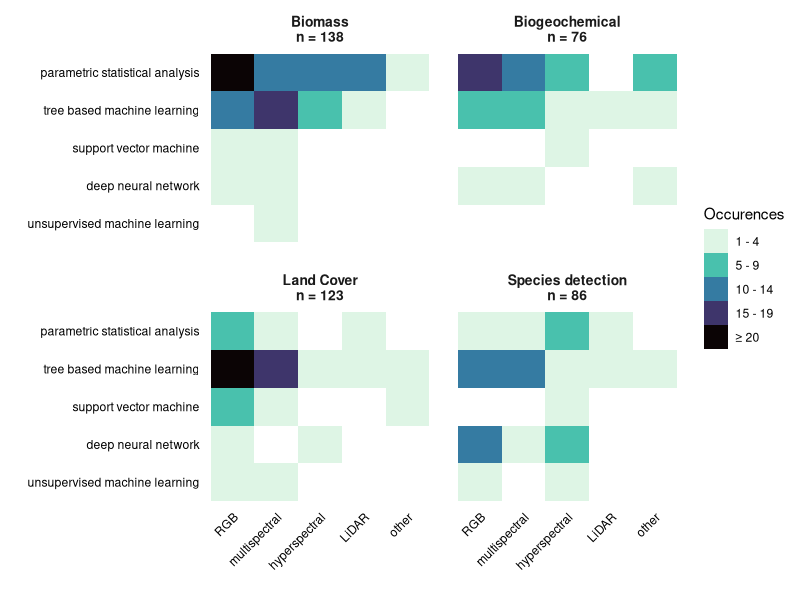
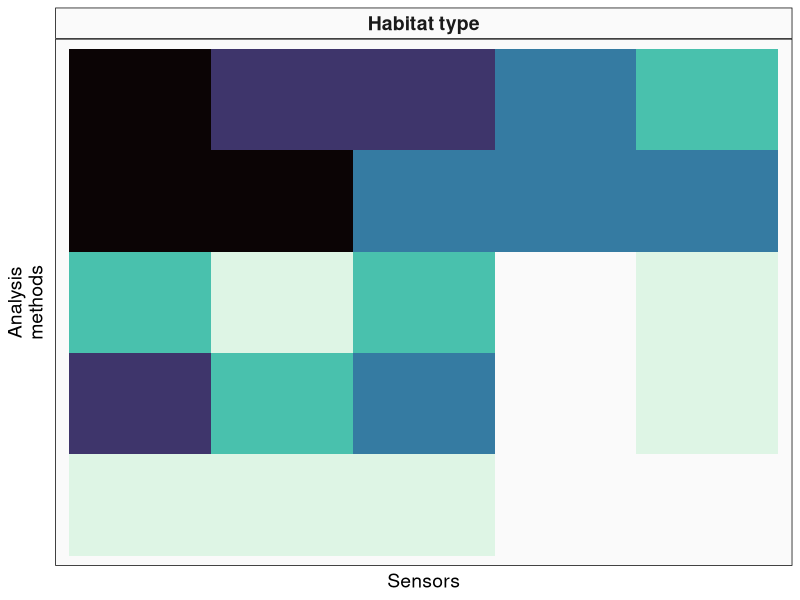

The R script that drew these images, in order: (Note: this script raises an error after producing the figures.)
### load packages

library(tidyverse)
library(ggplot2)
library(readxl)
library(RColorBrewer)
library(viridis)

################################################################################

### directly read the excel file and select rows for metadata (only once per DOI) and other data:
excel <- read_excel("data/data_extraction/data_extraction_final.xlsx", skip = 1, na = c("","NA"))
meta <- excel[,c(2:10,18:20,39:41)]
data <- excel[,c(2,11:17,21:37)]


### delete now empty rows to receive a "true" metadata table for our 272 articles
meta <- filter(meta, !(is.na(Title)))

### make variables into factors
str(meta)
meta[,c(2,6,8:14)] <- meta[,c(2,6,8:14)] |>
  mutate_if(sapply(meta[,c(2,6,8:14)], is.character), as.factor)


str(data)
data[,c(2:7,9:13,15:25)] <- data[,c(2:7,9:13,15:25)] |>
  mutate_if(sapply(data[,c(2:7,9:13,15:25)], is.character), as.factor)

table(data$algorithm_grouped)

################################################################################

### heatmaps of algorithm x sensor for all analysed traits (Biomass, land cover etc)

### we need following data:DOI, habitat quality, algorithm grouped and Sensor

combi <- data |>
  select(DOI, Sensor, Habitat_quality_grouped, algorithm_grouped) |>
  filter(!(is.na(algorithm_grouped) & is.na(Habitat_quality_grouped) & is.na(Sensor))) |> 
  group_by(DOI) |>                                      ### group articles by DOI 
  fill(algorithm_grouped,.direction = "down") |>        ### fill NAs by the variable that sits above 
  fill(Habitat_quality_grouped,.direction = "down") |>
  fill(Sensor, .direction = "down") |>
  ungroup()
           
table(combi$Sensor)

### combine custom / other sensor types
combi$Sensor <- case_when(
  combi$Sensor %in% c("hyperspectral", "hyperspectral (panchromatic)") ~ "hyperspectral",
  combi$Sensor == "multispectral" ~ "multispectral",
  combi$Sensor == "LiDAR" ~ "LiDAR",
  combi$Sensor == "RGB" ~ "RGB",
  combi$Sensor == "missing" ~ "missing",
  TRUE ~ "other"
)
table(combi$Sensor)

### define levels for algorithm and sensor
combi$Sensor <- factor(combi$Sensor,
                       levels = c("RGB", "multispectral", "hyperspectral", "LiDAR", "other", "missing"))



### combine algorithm types:

table(combi$algorithm_grouped)

### rename algorithms
combi$algorithm_grouped <- case_when(
  combi$algorithm_grouped %in% c("linear", "Non-linear") ~ "parametric statistical analysis",
  combi$algorithm_grouped == "tree" ~ "tree based machine learning",
  combi$algorithm_grouped == "svm" ~ "support vector machine",
  combi$algorithm_grouped %in% c("nn", "dlnn") ~ "deep neural network",
  combi$algorithm_grouped == "unsupervised" ~ "unsupervised machine learning",
  combi$algorithm_grouped == "missing" ~ "missing",
  TRUE ~ "other"
)

## sort factors for algorithms and habitat qualities
combi$algorithm_grouped <- factor(combi$algorithm_grouped,
                                  levels = c("missing","other",
                                             "unsupervised machine learning",
                                             "deep neural network",
                                             "support vector machine",
                                             "tree based machine learning",
                                             "parametric statistical analysis"))

combi$Habitat_quality_grouped <- factor(combi$Habitat_quality_grouped,
                                        levels = c("Biomass", "Biogeochemical", "Land Cover", "Species detection", "Other"))


table(combi$Sensor)
table(combi$algorithm_grouped)

######################################################

### create a new dataframe with observations counts for the use of algorithms per sensor
obs <- combi |>
  select(Habitat_quality_grouped, Sensor, algorithm_grouped) |>
  count(Sensor, algorithm_grouped, Habitat_quality_grouped) |>
  filter(Habitat_quality_grouped %in% c("Biogeochemical", "Biomass", "Land Cover", "Species detection"))  |>
  filter(Sensor %in% c("RGB", "multispectral", "hyperspectral", "LiDAR", "other")) |>
  filter(algorithm_grouped %in% c("deep neural network",
                                  "support vector machine",
                                  "unsupervised machine learning",
                                  "tree based machine learning",
                                  "parametric statistical analysis")) |>
  mutate(n = cut(n, breaks = c(1,5,10,15,20,50), right = F))

## rename number of obersations to prettier names
obs$n <- case_when(
  obs$n == "[1,5)" ~ "1 - 4",
  obs$n == "[5,10)" ~ "5 - 9",
  obs$n == "[10,15)" ~ "10 - 14",
  obs$n == "[15,20)" ~ "15 - 19",
  obs$n == "[20,50)" ~ "≥ 20",
  TRUE ~ "other"
)
obs
obs$n <- factor(obs$n,
                 levels = c("1 - 4","5 - 9","10 - 14","15 - 19","≥ 20"))

### define labels with number of observations for the habitat facets
table(combi$Habitat_quality_grouped)
habitats <- c(
  "Biomass" = "Biomass\nn = 138",
  "Biogeochemical" = "Biogeochemical\nn = 76",
  "Land Cover" = "Land Cover\nn = 123",
  "Species detection" = "Species detection\nn = 86"
)


### make a ggplot plot
ggplot(data = obs, aes(x = Sensor, y = algorithm_grouped, fill = n)) + 
  geom_tile() +
  facet_wrap(vars(Habitat_quality_grouped), 
             labeller = labeller(Habitat_quality_grouped = habitats))+
  # scale_fill_gradient(low = "#fef0d9", high = "#cb181d") + ### if gradient scale should be used
  scale_fill_viridis(discrete = T, option = "G", direction = -1) +
  labs(x = "", y = "", fill = "Occurences")+
  theme_minimal()+
  theme(axis.text.x = element_text(angle = 45, hjust = 1, color = "black"),
        axis.text.y = element_text(color = "black"),
        panel.grid.major = element_blank(),
        strip.text = element_text(size = 10,face = "bold"),
        panel.spacing = unit(1, "lines"))
        



#ggsave("figures/analysis.pdf", width = 16, height = 12, units = "cm")


################################################################################
### additional plot for presentationa

### count observations

### create a new dataframe with observations counts for the use of algorithms per sensor
obs <- combi |>
  select(Habitat_quality_grouped, Sensor, algorithm_grouped) |>
  count(Sensor, algorithm_grouped) |>
  filter(Sensor %in% c("RGB", "multispectral", "hyperspectral", "LiDAR", "other")) |>
  filter(algorithm_grouped %in% c("deep neural network",
                                  "support vector machine",
                                  "unsupervised machine learning",
                                  "tree based machine learning",
                                  "parametric statistical analysis")) |>
  mutate(n = cut(n, breaks = c(1,5,10,20,50,100), right = F))

## rename number of obersations to prettier names
obs$n <- case_when(
  obs$n == "[1,5)" ~ "1 - 4",
  obs$n == "[5,10)" ~ "5 - 9",
  obs$n == "[10,20)" ~ "10 - 19",
  obs$n == "[20,50)" ~ "20 - 49",
  obs$n == "[50,100)" ~ "≥ 50",
  TRUE ~ "other"
)
obs
obs$n <- factor(obs$n,
                levels = c("1 - 4","5 - 9","10 - 19","20 - 49","≥ 50"))



obs$title <- "Habitat type"
### make a ggplot plot
ggplot(data = obs, aes(x = Sensor, y = algorithm_grouped, fill = n)) + 
  geom_tile() +
  # scale_fill_gradient(low = "#fef0d9", high = "#cb181d") + ### if gradient scale should be used
  scale_fill_viridis(discrete = T, option = "G", direction = -1) +
  labs(x = "Sensors", y = "Analysis\nmethods", fill = "Occurences")+
  theme_minimal()+
  theme(axis.text.x = element_blank(),
        axis.text.y = element_blank(),
        panel.grid.major = element_blank(),
        strip.text = element_text(size = 10,face = "bold"),
        panel.spacing = unit(1, "lines"),
        axis.title=element_text(size=14))+
  theme(legend.position="none")+
 #ggtitle("Habitat type")+
  #theme(plot.title = element_text(size = 14, hjust = 0.5))+
  facet_grid(.~ title)+
  theme(strip.background = element_rect(fill = "#fafafa"),
        panel.background = element_rect(fill = "#fafafa"),
        plot.background = element_rect(fill= "transparent", color=NA))+
  theme(strip.text = element_text(size = 14))

#ggsave("figures/extra_figures/analysis_simple.pdf", width = 6, height = 6, units = "cm", bg = "transparent")
#ggsave("figures/extra_figures/analysis_simple.png", width = 6, height = 6, units = "cm", bg = "transparent")


################################################################################

### plot for scientific poster at GFÖ conference

ggplot(data = obs, aes(x = Sensor, y = algorithm_grouped, fill = n)) + 
  geom_tile() +
  facet_wrap(vars(Habitat_quality_grouped), 
             labeller = labeller(Habitat_quality_grouped = habitats))+
  # scale_fill_gradient(low = "#fef0d9", high = "#cb181d") + ### if gradient scale should be used
  scale_fill_viridis(discrete = T, option = "G", direction = -1) +
  labs(x = "", y = "", fill = "Occurences")+
  theme_minimal()+
  theme(axis.text.x = element_text(angle = 45, hjust = 1, color = "black", size = 10),
        axis.text.y = element_text(color = "black", size = 10),
        panel.grid.major = element_blank(),
        strip.text = element_text(size = 10,face = "bold"),
        panel.spacing = unit(1, "lines"),
        legend.text = element_text(size=11),
        panel.background = element_rect(fill = "#fafafa"),
        panel.border = element_rect(linewidth = 0.5, colour = "grey90"), 
        legend.background = element_rect(fill = "#fafafa", colour = "grey90", linewidth = 0.5),
        plot.background = element_rect(fill= "transparent", color=NA),
        strip.background = element_rect(fill = "#fafafa", linewidth = 0.5, colour = "grey90"))


ggsave("figures/extra_figures/analysis_poster_large.png", width = 16, height = 10, units = "cm", bg = "transparent")
